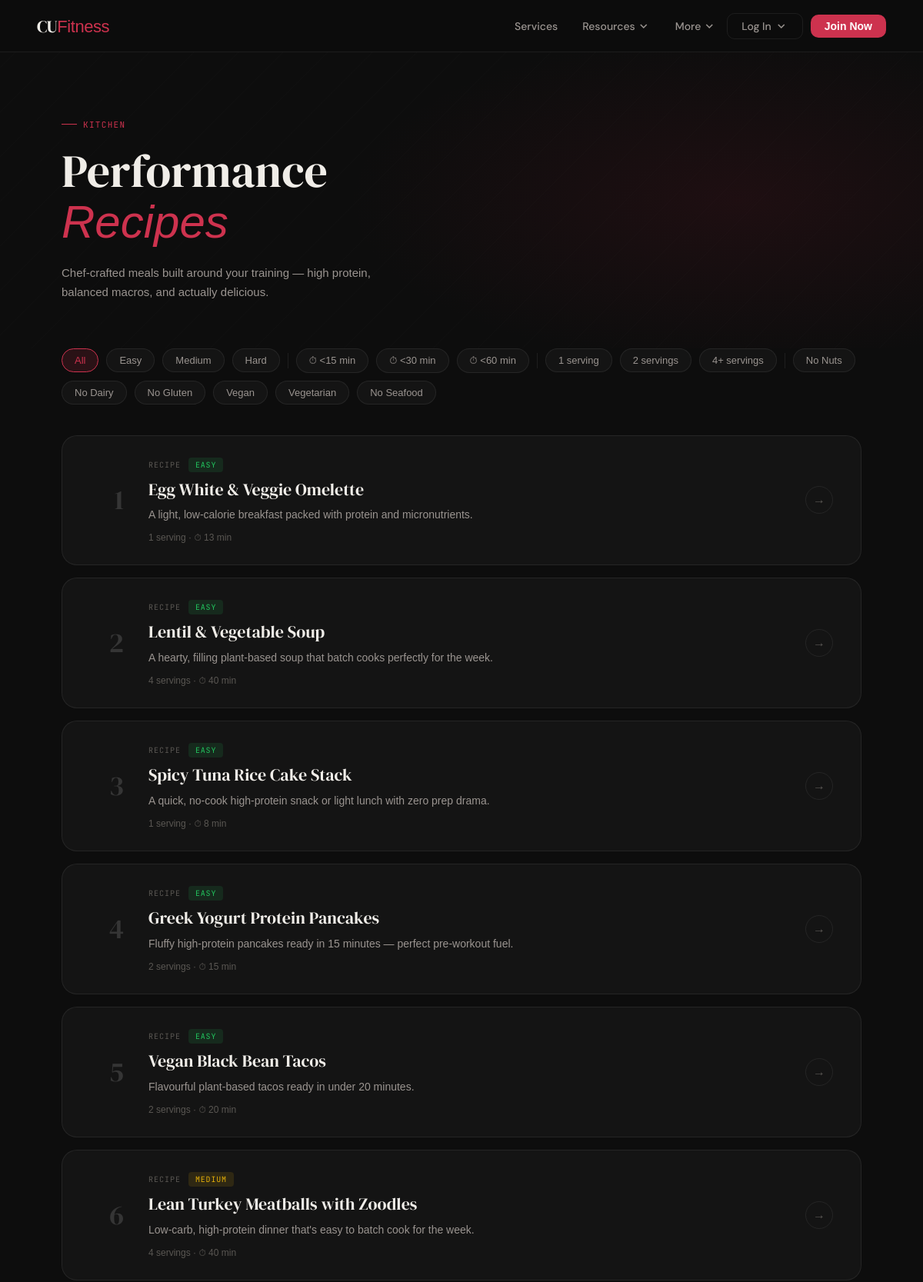
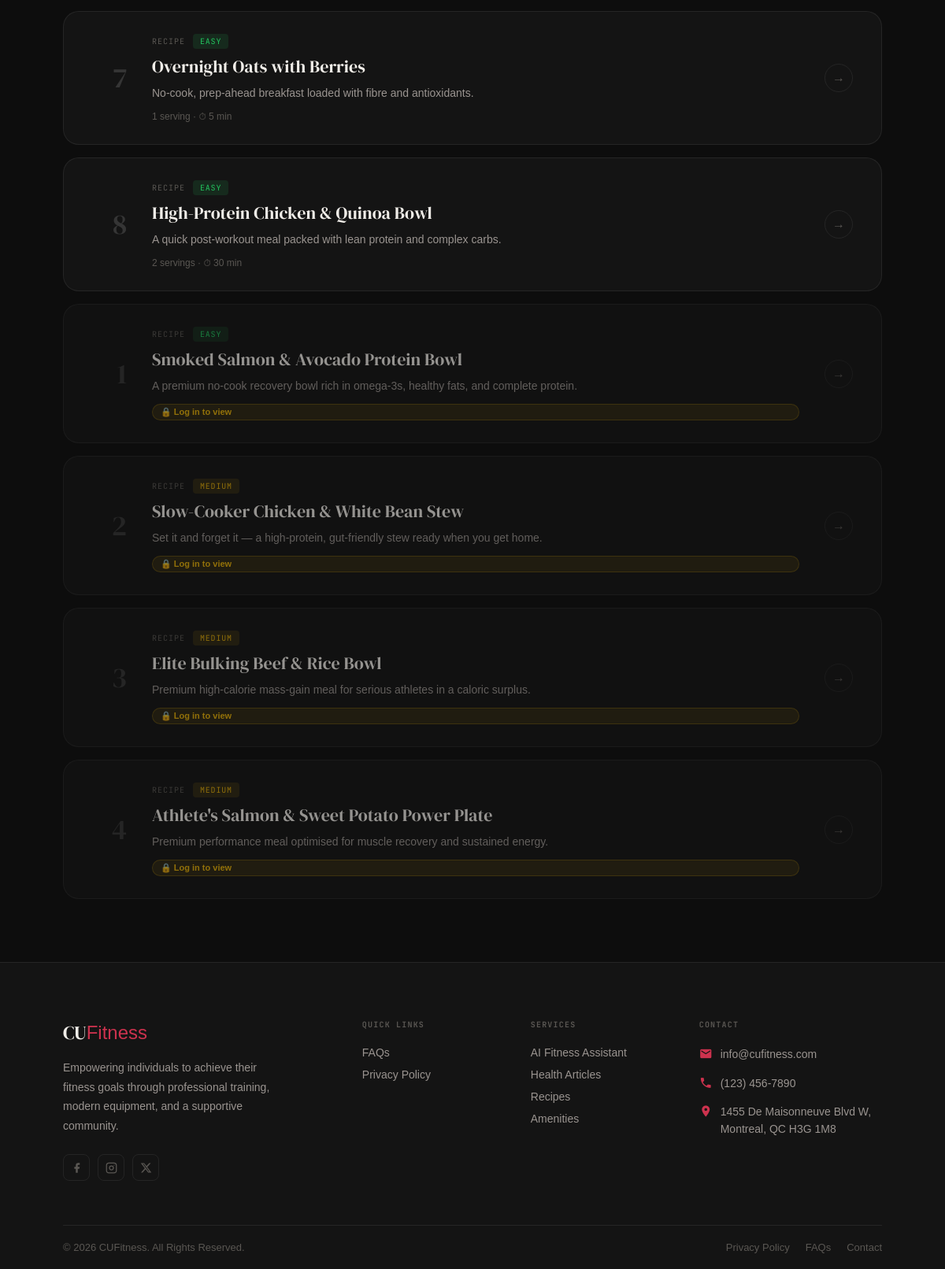
/user_recipes/, run on the app's committed database (2 pictures, top to bottom).
### CUFitness/models.py (models this page shows, shortened)
class Recipe(models.Model):
    DIFFICULTY_CHOICES = [
        ('EASY',   'Easy'),
        ('MEDIUM', 'Medium'),
        ('HARD',   'Hard'),
    ]
    DIETARY_CHOICES = [
        ('NO_NUTS', 'No Nuts'),
        ('NO_SEAFOOD', 'No Seafood'),
        ('NO_DAIRY_LACTOSE', 'No Dairy Lactose'),
        ('NO_RED_MEAT', 'No Red Meat'),
        ('NO_PORK', 'No Pork'),
        ('NO_ALCOHOL', 'No Alcohol'),
        ('NO_SHELLFISH', 'No Shellfish'),
        ('NO_GLUTEN', 'No Gluten'),
        ('NO_SESAME', 'No Sesame'),
        ('NO_MUSTARD', 'No Mustard'),
        ('VEGAN', 'Vegan'),
        ('VEGETARIAN', 'Vegetarian'),
    ]
    author = models.ForeignKey(
        CustomUser,
        related_name='recipes',
        on_delete=models.SET_NULL,
        null=True, blank=True,
    )
    title = models.CharField(max_length=100)
    description = models.CharField(max_length=250, help_text='Brief summary of the recipe')
    locked = models.BooleanField(
        default=False,
        help_text='Premium content — requires login to view',
    )
    prep_time_minutes = models.PositiveIntegerField(help_text='Preparation time in minutes')
    cook_time_minutes = models.PositiveIntegerField(help_text='Cooking time in minutes (0 if none)')
    servings = models.PositiveIntegerField(default=1)
    difficulty = models.CharField(max_length=10, choices=DIFFICULTY_CHOICES, default='MEDIUM')
    instructions = models.TextField(help_text='Step-by-step cooking instructions')
    calories_per_serving = models.PositiveIntegerField(
        null=True, blank=True,
        help_text='Approximate calories per serving (optional)',
    )
    dietary_restrictions = MultiSelectField(choices=DIETARY_CHOICES, blank=True, max_length=250, help_text='Dietary choices (optional)')
    created_at = models.DateTimeField(auto_now_add=True)
    updated_at = models.DateTimeField(auto_now=True)
    class Meta:
        ordering = ['-created_at']
    @property
    def total_time_minutes(self):
        return self.prep_time_minutes + self.cook_time_minutes

### CUFitness/views.py (the view)
# urls.py: path("user_recipes/", views.user_recipes, name='user_recipes'),
def user_recipes(request):
    free_recipes = Recipe.objects.filter(locked=False)
    locked_recipes = Recipe.objects.filter(locked=True)
    return render(request, "CUFitness/general_website/navbar/recipes.html", {"free_recipes": free_recipes, "locked_recipes": locked_recipes})

### CUFitness/templates/CUFitness/general_website/navbar/recipes.html (shortened to what this page needs)
{% extends 'CUFitness/general_website/base.html' %}
{% load static %}
{% block extra_styles %}
    <link rel="stylesheet" href="{% static 'general_website/recipes.css' %}"/>
{% endblock %}
{% block content %}
<div class="rec-hero">
  <div class="rec-hero-label">Kitchen</div>
  <h1>Performance<br><em>Recipes</em></h1>
  <p class="rec-hero-sub">Chef-crafted meals built around your training — high protein, balanced macros, and actually delicious.</p>
</div>
  <div class="filter-bar">
    <div class="filter-chip active" data-filter-type="difficulty" data-filter-value="all">All</div>
    <div class="filter-chip" data-filter-type="difficulty" data-filter-value="easy">Easy</div>
    <div class="filter-chip" data-filter-type="difficulty" data-filter-value="medium">Medium</div>
    <div class="filter-chip" data-filter-type="difficulty" data-filter-value="hard">Hard</div>
    <div class="filter-chip" data-filter-type="time" data-filter-value="under15">⏱ &lt;15 min</div>
    <div class="filter-chip" data-filter-type="time" data-filter-value="under30">⏱ &lt;30 min</div>
    <div class="filter-chip" data-filter-type="time" data-filter-value="under60">⏱ &lt;60 min</div>
    <div class="filter-chip" data-filter-type="servings" data-filter-value="1">1 serving</div>
    <div class="filter-chip" data-filter-type="servings" data-filter-value="2">2 servings</div>
    <div class="filter-chip" data-filter-type="servings" data-filter-value="4">4+ servings</div>
    <div class="filter-chip" data-filter-type="diet" data-filter-value="NO_NUTS">No Nuts</div>
    <div class="filter-chip" data-filter-type="diet" data-filter-value="NO_DAIRY_LACTOSE">No Dairy</div>
    <div class="filter-chip" data-filter-type="diet" data-filter-value="NO_GLUTEN">No Gluten</div>
    <div class="filter-chip" data-filter-type="diet" data-filter-value="VEGAN">Vegan</div>
    <div class="filter-chip" data-filter-type="diet" data-filter-value="VEGETARIAN">Vegetarian</div>
    <div class="filter-chip" data-filter-type="diet" data-filter-value="NO_SEAFOOD">No Seafood</div>
  </div>
  <div class="rec-grid">
    {% for recipe in free_recipes %}
      <a href="{% url 'recipe_details' recipe.id %}" class="rec-card"
        data-difficulty="{{ recipe.difficulty|lower }}"
        data-time="{{ recipe.total_time_minutes }}"
        data-servings="{{ recipe.servings }}"
        data-diet="{{ recipe.dietary_restrictions|join:',' }}"
      >
        <div class="rec-card-index">{{ forloop.counter }}</div>
        <div class="rec-card-body">
          <div class="rec-card-tag">
            <span class="rec-card-tag-label">Recipe</span>
            <span class="rec-card-diff diff-{{ recipe.difficulty|lower }}">{{ recipe.get_difficulty_display }}</span>
          </div>
          <h3>{{ recipe.title }}</h3>
          <p>{{ recipe.description }}</p>
          <span class="rec-card-meta">{{ recipe.servings }} serving{{ recipe.servings|pluralize }} · ⏱ {{ recipe.total_time_minutes }} min</span>
        </div>
        <div class="rec-card-arrow">→</div>
      </a>
    {% empty %}
      <p style="padding:40px; color:var(--text-muted)">No recipes yet.</p>
    {% endfor %}
    {% if user.is_authenticated %}
      {% for recipe in locked_recipes %}
      <a href="{% url 'recipe_details' recipe.id %}" class="rec-card"
        data-difficulty="{{ recipe.difficulty|lower }}"
        data-time="{{ recipe.total_time_minutes }}"
        data-servings="{{ recipe.servings }}"
        data-diet="{{ recipe.dietary_restrictions|join:',' }}"
      >
        <div class="rec-card-index">{{ forloop.counter }}</div>
        <div class="rec-card-body">
          <div class="rec-card-tag">
            <span class="rec-card-tag-label">Recipe · Members</span>
            <span class="rec-card-diff diff-{{ recipe.difficulty|lower }}">{{ recipe.get_difficulty_display }}</span>
          </div>
          <h3>{{ recipe.title }}</h3>
          <p>{{ recipe.description }}</p>
          <span class="rec-card-meta">{{ recipe.servings }} serving{{ recipe.servings|pluralize }} · ⏱ {{ recipe.total_time_minutes }} min</span>
        </div>
        <div class="rec-card-arrow">→</div>
      </a>
      {% endfor %}
    {% else %}
      {% for recipe in locked_recipes %}
      <a href="{% url 'login' %}" class="rec-card locked"
        data-difficulty="{{ recipe.difficulty|lower }}"
        data-time="{{ recipe.total_time_minutes }}"
        data-servings="{{ recipe.servings }}"
        data-diet="{{ recipe.dietary_restrictions|join:',' }}"
      >
        <div class="rec-card-index">{{ forloop.counter }}</div>
        <div class="rec-card-body">
          <div class="rec-card-tag">
            <span class="rec-card-tag-label">Recipe</span>
            <span class="rec-card-diff diff-{{ recipe.difficulty|lower }}">{{ recipe.get_difficulty_display }}</span>
          </div>
          <h3>{{ recipe.title }}</h3>
          <p>{{ recipe.description }}</p>
          <div class="locked-badge" style="margin-top:4px">🔒 Log in to view</div>
        </div>
        <div class="rec-card-arrow">→</div>
      </a>
      {% endfor %}
    {% endif %}
  </div>
{% endblock %}

### CUFitness/static/general_website/base.css (style rules this page uses)
* { margin: 0; padding: 0; box-sizing: border-box; font-family: 'Poppins', sans-serif; }
body { background-color: #111; color: #fff; }

### CUFitness/static/general_website/navbar.css (style rules this page uses)
:root { --cu-red: hsl(349, 61%, 50%); --cu-red-glow: hsla(349, 61%, 50%, 0.15); --surface-0: #0d0d0d; --surface-1: #141414; --surface-2: #1c1c1c; --border: rgba(255,255,255,0.07); --border-hover:rgba(255,255,255,0.14); --text-primary: #f0ede8; --text-secondary: #9a9490; --text-muted: #5a5753; --radius-lg: 20px; --nav-height: 68px; }
*, *::before, *::after { box-sizing: border-box; }
body { margin: 0; background: var(--surface-0); color: var(--text-primary); font-family: 'DM Sans', sans-serif; }

### data on the page
Recipe: difficulty "EASY", title "Egg White & Veggie Omelette", description "A light, low-calorie breakfast packed with protein and micronutrients.", servings "1", total_time_minutes "13"
Recipe: difficulty "EASY", title "Lentil & Vegetable Soup", description "A hearty, filling plant-based soup that batch cooks perfectly for the week.", servings "4", total_time_minutes "40"
Recipe: difficulty "EASY", title "Spicy Tuna Rice Cake Stack", description "A quick, no-cook high-protein snack or light lunch with zero prep drama.", servings "1", total_time_minutes "8"
Recipe: difficulty "EASY", title "Greek Yogurt Protein Pancakes", description "Fluffy high-protein pancakes ready in 15 minutes — perfect pre-workout fuel.", servings "2", total_time_minutes "15"
Recipe: difficulty "EASY", title "Vegan Black Bean Tacos", description "Flavourful plant-based tacos ready in under 20 minutes.", servings "2", total_time_minutes "20"
Recipe: difficulty "MEDIUM", title "Lean Turkey Meatballs with Zoodles", description "Low-carb, high-protein dinner that's easy to batch cook for the week.", servings "4", total_time_minutes "40"
Recipe: difficulty "EASY", title "Overnight Oats with Berries", description "No-cook, prep-ahead breakfast loaded with fibre and antioxidants.", servings "1", total_time_minutes "5"
Recipe: difficulty "EASY", title "High-Protein Chicken & Quinoa Bowl", description "A quick post-workout meal packed with lean protein and complex carbs.", servings "2", total_time_minutes "30"
Recipe: difficulty "EASY", title "Smoked Salmon & Avocado Protein Bowl", description "A premium no-cook recovery bowl rich in omega-3s, healthy fats, and complete protein."
Recipe: difficulty "MEDIUM", title "Slow-Cooker Chicken & White Bean Stew", description "Set it and forget it — a high-protein, gut-friendly stew ready when you get home."
Recipe: difficulty "MEDIUM", title "Elite Bulking Beef & Rice Bowl", description "Premium high-calorie mass-gain meal for serious athletes in a caloric surplus."
Recipe: difficulty "MEDIUM", title "Athlete's Salmon & Sweet Potato Power Plate", description "Premium performance meal optimised for muscle recovery and sustained energy."
